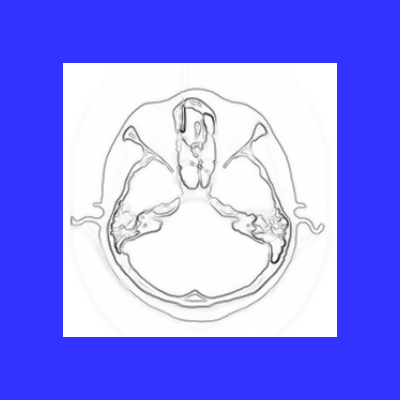

Python code for this plot:
#!/usr/bin/env python
# Demonstrate vtkContourWidget with Dijkstra image geodesic path on a medical image.

import vtkmodules.vtkInteractionStyle  # noqa: F401
import vtkmodules.vtkRenderingFreeType  # noqa: F401
import vtkmodules.vtkRenderingOpenGL2  # noqa: F401

import os

from vtkmodules.vtkFiltersModeling import vtkDijkstraImageGeodesicPath
from vtkmodules.vtkIOImage import vtkPNGReader
from vtkmodules.vtkImagingColor import vtkImageMapToWindowLevelColors
from vtkmodules.vtkImagingCore import vtkImageShiftScale
from vtkmodules.vtkImagingGeneral import vtkImageAnisotropicDiffusion2D, vtkImageGradientMagnitude
from vtkmodules.vtkInteractionStyle import vtkInteractorStyleImage
from vtkmodules.vtkInteractionWidgets import (
    vtkContourWidget,
    vtkDijkstraImageContourLineInterpolator,
    vtkImageActorPointPlacer,
    vtkOrientedGlyphContourRepresentation,
)
from vtkmodules.vtkRenderingCore import (
    vtkImageActor,
    vtkRenderWindow,
    vtkRenderWindowInteractor,
    vtkRenderer,
)

# Dataset
data_dir = os.environ.get("VPE_DATA_DIR", os.path.dirname(os.path.abspath(__file__)))
image_reader = vtkPNGReader()
image_reader.SetFileName(os.path.join(data_dir, "fullhead15.png"))

# Filters: smooth → gradient magnitude → invert
diffusion = vtkImageAnisotropicDiffusion2D()
diffusion.SetInputConnection(image_reader.GetOutputPort())
diffusion.SetDiffusionFactor(1.0)
diffusion.SetDiffusionThreshold(200.0)
diffusion.SetNumberOfIterations(5)

gradient_mag = vtkImageGradientMagnitude()
gradient_mag.SetDimensionality(2)
gradient_mag.HandleBoundariesOn()
gradient_mag.SetInputConnection(diffusion.GetOutputPort())
gradient_mag.Update()

scalar_range = gradient_mag.GetOutput().GetScalarRange()

grad_invert = vtkImageShiftScale()
grad_invert.SetShift(-1.0 * scalar_range[1])
grad_invert.SetScale(1.0 / (scalar_range[0] - scalar_range[1]))
grad_invert.SetOutputScalarTypeToFloat()
grad_invert.SetInputConnection(gradient_mag.GetOutputPort())
grad_invert.Update()

# Filter: map inverted gradient to displayable colors
color_map = vtkImageMapToWindowLevelColors()
color_map.SetInputConnection(grad_invert.GetOutputPort())
color_map.SetWindow(1.0)
color_map.SetLevel(0.5)

# Actor
image_actor = vtkImageActor()
image_actor.GetMapper().SetInputConnection(color_map.GetOutputPort())
image_actor.SetDisplayExtent(0, 255, 0, 255, 0, 0)

# Renderer
renderer = vtkRenderer()
renderer.AddActor(image_actor)
renderer.SetBackground(0.2, 0.2, 1)

# Render window
render_window = vtkRenderWindow()
render_window.AddRenderer(renderer)
render_window.SetWindowName("dijkstra image geodesic path")
render_window.SetSize(400, 400)

# Interactor
interactor = vtkRenderWindowInteractor()
interactor.SetRenderWindow(render_window)
interactor_style_image = vtkInteractorStyleImage()
interactor.SetInteractorStyle(interactor_style_image)

# Widget
contour_rep = vtkOrientedGlyphContourRepresentation()
contour_rep.GetLinesProperty().SetColor(1, 0.2, 0)
contour_rep.GetProperty().SetColor(0, 0.2, 1)
contour_rep.GetLinesProperty().SetLineWidth(3)

placer = vtkImageActorPointPlacer()
placer.SetImageActor(image_actor)
contour_rep.SetPointPlacer(placer)

interpolator = vtkDijkstraImageContourLineInterpolator()
interpolator.SetCostImage(grad_invert.GetOutput())

geodesic_path = vtkDijkstraImageGeodesicPath.SafeDownCast(interpolator.GetDijkstraImageGeodesicPath())
geodesic_path.StopWhenEndReachedOn()
geodesic_path.RepelPathFromVerticesOn()
geodesic_path.SetCurvatureWeight(0.15)
geodesic_path.SetEdgeLengthWeight(0.8)
geodesic_path.SetImageWeight(1.0)

contour_rep.SetLineInterpolator(interpolator)

contour_widget = vtkContourWidget()
contour_widget.SetInteractor(interactor)
contour_widget.SetRepresentation(contour_rep)
contour_widget.EnabledOn()

# Scene
renderer.ResetCamera()

interactor.Initialize()
interactor.Start()
